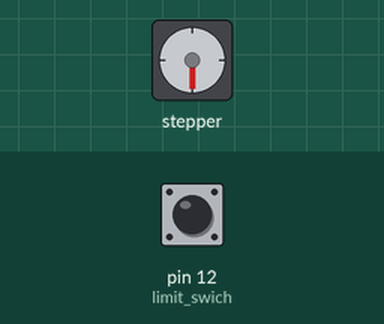
The sketch below on a simulated Arduino Uno, built with avr-gcc and run on an emulated ATmega328P. Parts: stepper motor. Wiring (inferred from the names in the program): stepper motor driver (200 steps per turn assumed): step pin 7; direction pin 9. The inputs (shaded band) are chosen by the test bench; at power-on: pin 12 (limit_swich) LOW. At 6.5 s the program stops and its outputs stay as they are.

Above: at 6.6 s.
Timing chart, 0 to 8.0 s (numbered marks = the images above):
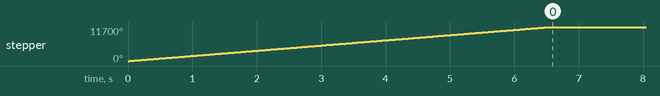

The sketch:

axis_ploter_limit_swich.ino
```cpp
// defines pins numbers
// The maximum in the x direction is (6500)
#define DRAW 0
#define INITIALISE 1
#define LEFT LOW
#define RIGHT HIGH
const int limit_swich = 12;
const int stepPin = 7; // define pin 7
const int dirPin = 9; // define pine 9

int state = INITIALISE;
//int dir =
void set_x() {
  digitalWrite(dirPin, LEFT);
  while (digitalRead(limit_swich) == HIGH) {
    digitalWrite(stepPin, HIGH);
    delayMicroseconds(500);
    digitalWrite(stepPin, LOW);
    delayMicroseconds(500);
  }

}
void motor_x(int steps, int dir) {

  digitalWrite(dirPin, dir);
  for (int x = 0; x < steps; x++) {
    digitalWrite(stepPin, HIGH);
    delayMicroseconds(500);
    digitalWrite(stepPin, LOW);
    delayMicroseconds(500);
  }

}


void setup()
{
  pinMode(stepPin, OUTPUT);
  pinMode(dirPin, OUTPUT);
  set_x(); // anitilise it to zero
  motor_x(6500, RIGHT);
  while (1);
  // motor_x(2000, LOW);
  //motor_x(500, HIGH);
  //motor_x(1000, LOW);
}

void loop() {
  switch (state) {
    case INITIALISE:
      break;
    case DRAW:
      break;

  }
}
```

Measured:
- by itself, stepper: turns 11700° clockwise in 6.5 s
